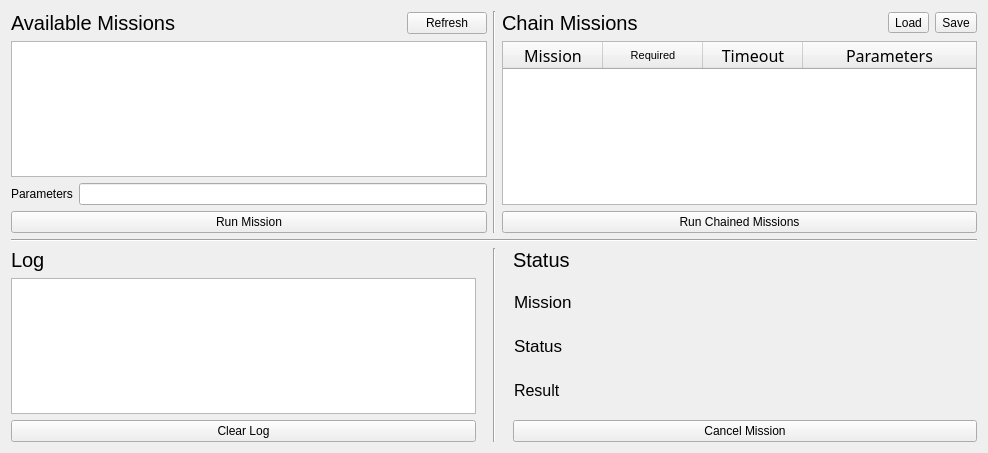
<?xml version="1.0" encoding="UTF-8"?>
<ui version="4.0">
 <class>dashboard_widget</class>
 <widget class="QWidget" name="dashboard_widget">
  <property name="geometry">
   <rect>
    <x>0</x>
    <y>0</y>
    <width>988</width>
    <height>453</height>
   </rect>
  </property>
  <property name="minimumSize">
   <size>
    <width>0</width>
    <height>0</height>
   </size>
  </property>
  <property name="maximumSize">
   <size>
    <width>16777215</width>
    <height>16777215</height>
   </size>
  </property>
  <property name="windowTitle">
   <string>Dashboard</string>
  </property>
  <layout class="QHBoxLayout" name="horizontalLayout">
   <item>
    <layout class="QVBoxLayout" name="verticalLayout_4">
     <item>
      <layout class="QHBoxLayout" name="horizontalLayout_5">
       <item>
        <layout class="QVBoxLayout" name="verticalLayout_5">
         <item>
          <layout class="QHBoxLayout" name="horizontalLayout_3">
           <item>
            <widget class="QLabel" name="label">
             <property name="font">
              <font>
               <pointsize>15</pointsize>
              </font>
             </property>
             <property name="text">
              <string>Available Missions</string>
             </property>
            </widget>
           </item>
           <item>
            <spacer name="horizontalSpacer">
             <property name="orientation">
              <enum>Qt::Horizontal</enum>
             </property>
             <property name="sizeHint" stdset="0">
              <size>
               <width>40</width>
               <height>20</height>
              </size>
             </property>
            </spacer>
           </item>
           <item>
            <widget class="QPushButton" name="refresh_missions_button">
             <property name="text">
              <string>Refresh</string>
             </property>
            </widget>
           </item>
          </layout>
         </item>
         <item>
          <widget class="QListWidget" name="available_missions">
           <property name="font">
            <font>
             <family>Monospace</family>
             <pointsize>15</pointsize>
            </font>
           </property>
          </widget>
         </item>
         <item>
          <layout class="QHBoxLayout" name="horizontalLayout_4">
           <item>
            <widget class="QLabel" name="label_4">
             <property name="text">
              <string>Parameters</string>
             </property>
            </widget>
           </item>
           <item>
            <widget class="QLineEdit" name="single_mission_parameters"/>
           </item>
          </layout>
         </item>
         <item>
          <widget class="QPushButton" name="single_mission_button">
           <property name="text">
            <string>Run Mission</string>
           </property>
          </widget>
         </item>
        </layout>
       </item>
       <item>
        <widget class="Line" name="line_4">
         <property name="orientation">
          <enum>Qt::Vertical</enum>
         </property>
        </widget>
       </item>
       <item>
        <layout class="QVBoxLayout" name="verticalLayout_6">
         <item>
          <layout class="QHBoxLayout" name="horizontalLayout_6">
           <item>
            <widget class="QLabel" name="label_3">
             <property name="font">
              <font>
               <pointsize>15</pointsize>
              </font>
             </property>
             <property name="text">
              <string>Chain Missions</string>
             </property>
            </widget>
           </item>
           <item>
            <spacer name="horizontalSpacer_2">
             <property name="orientation">
              <enum>Qt::Horizontal</enum>
             </property>
             <property name="sizeHint" stdset="0">
              <size>
               <width>40</width>
               <height>20</height>
              </size>
             </property>
            </spacer>
           </item>
           <item>
            <widget class="QToolButton" name="load_button">
             <property name="text">
              <string>Load</string>
             </property>
             <property name="icon">
              <iconset theme="SP_DialogOpenButton">
               <normaloff>.</normaloff>.</iconset>
             </property>
            </widget>
           </item>
           <item>
            <widget class="QToolButton" name="save_button">
             <property name="toolTip">
              <string>&lt;html&gt;&lt;head/&gt;&lt;body&gt;&lt;p&gt;save&lt;/p&gt;&lt;/body&gt;&lt;/html&gt;</string>
             </property>
             <property name="text">
              <string>Save</string>
             </property>
            </widget>
           </item>
          </layout>
         </item>
         <item>
          <widget class="QTableWidget" name="chained_missions_table">
           <attribute name="horizontalHeaderShowSortIndicator" stdset="0">
            <bool>false</bool>
           </attribute>
           <attribute name="horizontalHeaderStretchLastSection">
            <bool>true</bool>
           </attribute>
           <attribute name="verticalHeaderShowSortIndicator" stdset="0">
            <bool>false</bool>
           </attribute>
           <column>
            <property name="text">
             <string>Mission</string>
            </property>
            <property name="font">
             <font>
              <family>Sans Serif</family>
              <pointsize>12</pointsize>
             </font>
            </property>
           </column>
           <column>
            <property name="text">
             <string>Required</string>
            </property>
            <property name="toolTip">
             <string/>
            </property>
            <property name="whatsThis">
             <string/>
            </property>
            <property name="font">
             <font>
              <pointsize>8</pointsize>
             </font>
            </property>
           </column>
           <column>
            <property name="text">
             <string>Timeout</string>
            </property>
            <property name="font">
             <font>
              <family>Sans Serif</family>
              <pointsize>12</pointsize>
             </font>
            </property>
           </column>
           <column>
            <property name="text">
             <string>Parameters</string>
            </property>
            <property name="font">
             <font>
              <family>Sans Serif</family>
              <pointsize>12</pointsize>
             </font>
            </property>
           </column>
          </widget>
         </item>
         <item>
          <widget class="QPushButton" name="run_chained_button">
           <property name="text">
            <string>Run Chained Missions</string>
           </property>
          </widget>
         </item>
        </layout>
       </item>
      </layout>
     </item>
     <item>
      <widget class="Line" name="line">
       <property name="orientation">
        <enum>Qt::Horizontal</enum>
       </property>
      </widget>
     </item>
     <item>
      <layout class="QHBoxLayout" name="horizontalLayout_2">
       <item>
        <layout class="QVBoxLayout" name="verticalLayout_2">
         <item>
          <widget class="QLabel" name="label_6">
           <property name="font">
            <font>
             <pointsize>15</pointsize>
            </font>
           </property>
           <property name="text">
            <string>Log</string>
           </property>
          </widget>
         </item>
         <item>
          <widget class="QListWidget" name="log_list">
           <property name="sizePolicy">
            <sizepolicy hsizetype="Preferred" vsizetype="Expanding">
             <horstretch>0</horstretch>
             <verstretch>0</verstretch>
            </sizepolicy>
           </property>
           <property name="font">
            <font>
             <family>Monospace</family>
             <pointsize>11</pointsize>
            </font>
           </property>
          </widget>
         </item>
         <item>
          <widget class="QPushButton" name="clear_log_button">
           <property name="text">
            <string>Clear Log</string>
           </property>
          </widget>
         </item>
        </layout>
       </item>
       <item>
        <widget class="Line" name="line_5">
         <property name="sizePolicy">
          <sizepolicy hsizetype="Fixed" vsizetype="Minimum">
           <horstretch>0</horstretch>
           <verstretch>0</verstretch>
          </sizepolicy>
         </property>
         <property name="minimumSize">
          <size>
           <width>25</width>
           <height>0</height>
          </size>
         </property>
         <property name="orientation">
          <enum>Qt::Vertical</enum>
         </property>
        </widget>
       </item>
       <item>
        <layout class="QVBoxLayout" name="verticalLayout">
         <item>
          <widget class="QLabel" name="label_8">
           <property name="sizePolicy">
            <sizepolicy hsizetype="Preferred" vsizetype="Fixed">
             <horstretch>0</horstretch>
             <verstretch>0</verstretch>
            </sizepolicy>
           </property>
           <property name="font">
            <font>
             <pointsize>15</pointsize>
            </font>
           </property>
           <property name="text">
            <string>Status</string>
           </property>
          </widget>
         </item>
         <item>
          <layout class="QGridLayout" name="gridLayout">
           <property name="sizeConstraint">
            <enum>QLayout::SetDefaultConstraint</enum>
           </property>
           <property name="leftMargin">
            <number>1</number>
           </property>
           <property name="topMargin">
            <number>1</number>
           </property>
           <property name="rightMargin">
            <number>1</number>
           </property>
           <property name="bottomMargin">
            <number>1</number>
           </property>
           <property name="spacing">
            <number>0</number>
           </property>
           <item row="1" column="0">
            <widget class="QLabel" name="label_9">
             <property name="font">
              <font>
               <pointsize>13</pointsize>
              </font>
             </property>
             <property name="text">
              <string>Status</string>
             </property>
            </widget>
           </item>
           <item row="1" column="1">
            <widget class="QLabel" name="current_status_label">
             <property name="font">
              <font>
               <pointsize>12</pointsize>
              </font>
             </property>
             <property name="text">
              <string/>
             </property>
            </widget>
           </item>
           <item row="0" column="1">
            <widget class="QLabel" name="current_mission_label">
             <property name="font">
              <font>
               <pointsize>12</pointsize>
              </font>
             </property>
             <property name="text">
              <string/>
             </property>
            </widget>
           </item>
           <item row="0" column="0">
            <widget class="QLabel" name="label_5">
             <property name="font">
              <font>
               <pointsize>13</pointsize>
              </font>
             </property>
             <property name="text">
              <string>Mission</string>
             </property>
            </widget>
           </item>
           <item row="2" column="0">
            <widget class="QLabel" name="label_10">
             <property name="font">
              <font>
               <pointsize>12</pointsize>
              </font>
             </property>
             <property name="text">
              <string>Result</string>
             </property>
            </widget>
           </item>
           <item row="2" column="1">
            <widget class="QLabel" name="result_label">
             <property name="font">
              <font>
               <pointsize>12</pointsize>
              </font>
             </property>
             <property name="text">
              <string/>
             </property>
            </widget>
           </item>
          </layout>
         </item>
         <item>
          <widget class="QPushButton" name="cancel_mission_button">
           <property name="text">
            <string>Cancel Mission</string>
           </property>
          </widget>
         </item>
        </layout>
       </item>
      </layout>
     </item>
    </layout>
   </item>
  </layout>
 </widget>
 <resources/>
 <connections/>
</ui>
